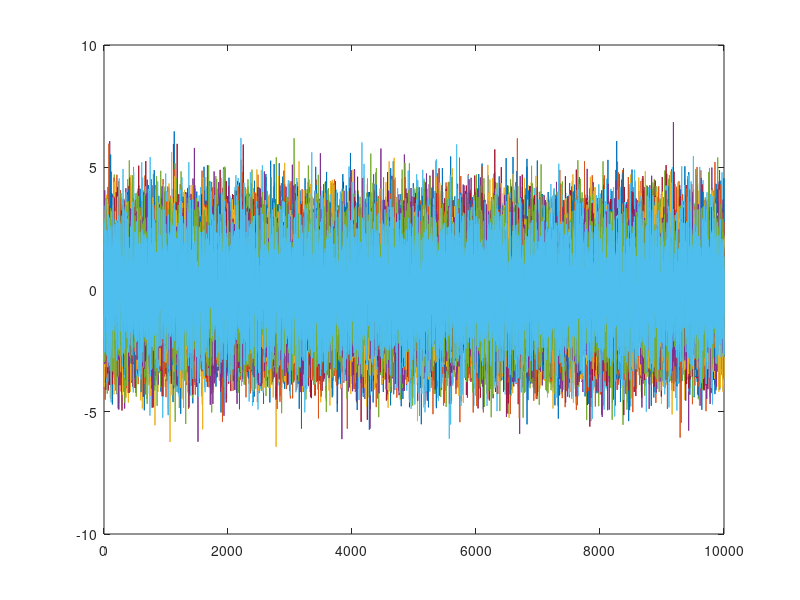

Write MATLAB code to recreate this figure. (Note: this script raises an error after producing the figure.)
%% Part 4
clear all
close all
clc

%% Simulate data
a = 0.4;
N = 10000;
num_simulations = 20;
Y = zeros(num_simulations, N);
extra_n = 100;

for i = 1:num_simulations
    v = randn(1, N + extra_n);
    e = randn(1, N + extra_n);
    x = zeros(1, N + extra_n);
    y = zeros(1, N + extra_n);

    x(1) = v(1);
    y(1) = x(1) + e(1);

    for t = 2:N + extra_n
        x(t) = a * x(t-1) + v(t);
        y(t) = x(t) + e(t);
    end
    y = y(extra_n+1:end);
    Y(i,:) = y; % Store each simulation in a row of the matrix X
end
Y = Y';

plot(Y)
%%
numParticles = [1000 2];
ObservationDensity = @(y,state) normpdf(y,state(:,1),1); 
TransitionDensity = @(state, t) [state(:,2).*state(:,1), state(:,2)] + [1, 1/(t^(2/3))] .* randn(numParticles);  % Transition density,   q(x_k+1 | x_k)

AEst = zeros(N,20);
for i = 1:20 
    state = SMC_estimate(Y(:,i), ObservationDensity, TransitionDensity, numParticles);
    AEst(:,i) = state(:,2);
end
figure()
plot(AEst)
xlabel("Iteration",'fontweight','bold','fontsize',12);
ylabel("â",'fontweight','bold','fontsize',12);
title("Estimation of the parameter a = 0.4");
grid on



%%
% aInit = 0.5;
% aVarInit = 1;
% sigma_e = 1;
% sigma_v = 10;
% 
% f = @(x)[(x(2)*x(1)), x(2)];
% h = @(x)(x(1));
% figure()
% hold on
% for k = 1:20
%     obj = unscentedKalmanFilter(f,h,[0,aInit]);
%     obj.ProcessNoise = [sigma_v, 0; 0, 0];
%     obj.MeasurementNoise = sigma_e;
%     obj.StateCovariance = [sigma_e, 0; 0, 10];
% 
%     x = zeros(2,N);
%     for i = 1:N
%         x(:,i) = correct(obj,Y(i,k));
%         predict(obj);
%     end
%     ahat = x(2,:);
%     plot(ahat)
% end
% xlabel("Iteration",'fontweight','bold','fontsize',12)
% ylabel("â",'fontweight','bold','fontsize',12)
% title(["Estimation of the parameter a = 0.4 with aInit = 0.5,", "\sigma_v^2 = 10 and inital a variance = 1"])    %, for 20 different", "realizations of a model with \sigma_v^2 = 10 initial V(â) = 1"])
% grid on

%% a = 0.5, sigma_v = 10, aVarInit = 1
aInit = 0.5;
aVarInit = 1;
sigma_v = 10;

AEst = zeros(N,20);
AVarEst = zeros(N,20);
for i = 1:20 
    [y, avar] = ekf_estimate(Y(:,i), aInit, aVarInit, sigma_v);
    AEst(:,i) = y(:,2);
    AVarEst(:,i) = avar;
end
figure()
plot(AEst)
xlabel("Iteration",'fontweight','bold','fontsize',12)
ylabel("â",'fontweight','bold','fontsize',12)
title(["Estimation of the parameter a = 0.4 with aInit = 0.5,", "\sigma_v^2 = 10 and inital a variance = 1"])    %, for 20 different", "realizations of a model with \sigma_v^2 = 10 initial V(â) = 1"])
grid on

%figure()
%plot(AVarEst);

%% a = -0.5, sigma_v = 10, aVarInit = 1
aInit = -0.5;
aVarInit = 1;
sigma_v = 10;

AEst = zeros(N,20);
for i = 1:20 
    [y, avar] = ekf_estimate(Y(:,i), aInit, aVarInit, sigma_v);
    AEst(:,i) = y(:,2);
end
figure()
plot(AEst)
xlabel("Iteration",'fontweight','bold','fontsize',12)
ylabel("â",'fontweight','bold','fontsize',12)
title(["Estimation of the parameter a = 0.4 with aInit = -0.5,", " \sigma_v^2 = 10 and inital a variance = 1"])
grid on

%% a = 0.5, sigma_v = 1, aVarInit = 1
aInit = 0.5;
aVarInit = 1;
sigma_v = 1;

AEst = zeros(N,20);
for i = 1:20 
    [y, avar] = ekf_estimate(Y(:,i), aInit, aVarInit, sigma_v);
    AEst(:,i) = y(:,2);
end
figure()
plot(AEst)
xlabel("Iteration",'fontweight','bold','fontsize',12)
ylabel("â",'fontweight','bold','fontsize',12)
title(["Estimation of the parameter a = 0.4 with aInit = 0.5,", " \sigma_v^2 = 1 and inital a variance = 1"])
grid on

%% a = -0.5, sigma_v = 1, aVarInit = 1
aInit = -0.5;
aVarInit = 1;
sigma_v = 1;

AEst = zeros(N,20);
for i = 1:20 
    [y, avar] = ekf_estimate(Y(:,i), aInit, aVarInit, sigma_v);
    AEst(:,i) = y(:,2);
end
figure()
plot(AEst)
xlabel("Iteration",'fontweight','bold','fontsize',12)
ylabel("â",'fontweight','bold','fontsize',12)
title(["Estimation of the parameter a = 0.4 with aInit = -0.5,", " \sigma_v^2 = 1 and inital a variance = 1"])
grid on

%% a = 0.5, sigma_v = 10, aVarInit = 10
aInit = 0.5;
aVarInit = 10;
sigma_v = 10;

AEst = zeros(N,20);
for i = 1:20 
    [y, avar] = ekf_estimate(Y(:,i), aInit, aVarInit, sigma_v);
    AEst(:,i) = y(:,2);
end
figure()
plot(AEst)
xlabel("Iteration",'fontweight','bold','fontsize',12)
ylabel("â",'fontweight','bold','fontsize',12)
title(["Estimation of the parameter a = 0.4 with aInit = 0.5,", " \sigma_v^2 = 10 and inital a variance = 10"])
grid on

%% a = -0.5, sigma_v = 10, aVarInit = 10
aInit = -0.5;
aVarInit = 10;
sigma_v = 10;

AEst = zeros(N,20);
for i = 1:20 
    [y, avar] = ekf_estimate(Y(:,i), aInit, aVarInit, sigma_v);
    AEst(:,i) = y(:,2);
end
figure()
plot(AEst)
xlabel("Iteration",'fontweight','bold','fontsize',12)
ylabel("â",'fontweight','bold','fontsize',12)
title(["Estimation of the parameter a = 0.4 with aInit = -0.5,", " \sigma_v^2 = 10 and inital a variance = 10"])
grid on

%% a = 0.5, sigma_v = 1, aVarInit = 10
aInit = 0.5;
aVarInit = 10;
sigma_v = 1;

AEst = zeros(N,20);
for i = 1:20 
    [y, avar] = ekf_estimate(Y(:,i), aInit, aVarInit, sigma_v);
    AEst(:,i) = y(:,2);
end
figure()
plot(AEst)
xlabel("Iteration",'fontweight','bold','fontsize',12)
ylabel("â",'fontweight','bold','fontsize',12)
title(["Estimation of the parameter a = 0.4 with aInit = 0.5,", " \sigma_v^2 = 1 and inital a variance = 10"])
grid on

%% a = -0.5, sigma_v = 1, aVarInit = 10
a = -0.5;
aVarInit = 10;
sigma_v = 1;

AEst = zeros(N,20);
for i = 1:20 
    [y, avar] = ekf_estimate(Y(:,i), a, aVarInit, sigma_v);
    AEst(:,i) = y(:,2);
end
figure()
plot(AEst)
xlabel("Iteration",'fontweight','bold','fontsize',12)
ylabel("â",'fontweight','bold','fontsize',12)
title(["Estimation of the parameter a = 0.4 with aInit = -0.5,", " \sigma_v^2 = 1 and inital a variance = 10"])
grid on